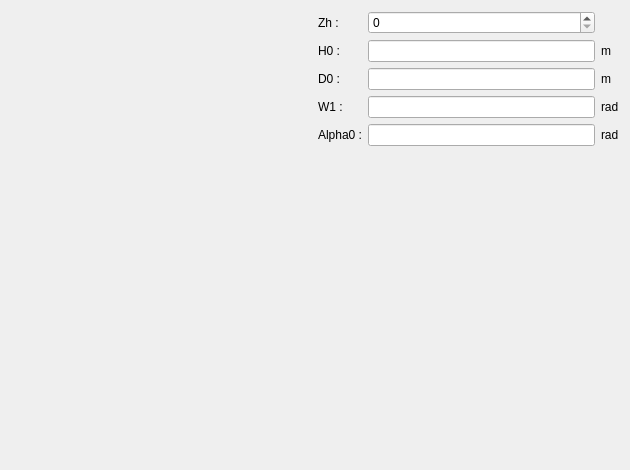
<?xml version="1.0" encoding="UTF-8"?>
<ui version="4.0">
 <class>PVentPolar</class>
 <widget class="QWidget" name="PVentPolar">
  <property name="geometry">
   <rect>
    <x>0</x>
    <y>0</y>
    <width>630</width>
    <height>470</height>
   </rect>
  </property>
  <property name="minimumSize">
   <size>
    <width>630</width>
    <height>470</height>
   </size>
  </property>
  <property name="maximumSize">
   <size>
    <width>16777215</width>
    <height>16777215</height>
   </size>
  </property>
  <property name="windowTitle">
   <string>Form</string>
  </property>
  <layout class="QHBoxLayout" name="horizontalLayout">
   <item>
    <layout class="QVBoxLayout" name="verticalLayout_2">
     <item>
      <widget class="QLabel" name="img_vent">
       <property name="sizePolicy">
        <sizepolicy hsizetype="Expanding" vsizetype="Expanding">
         <horstretch>0</horstretch>
         <verstretch>0</verstretch>
        </sizepolicy>
       </property>
       <property name="maximumSize">
        <size>
         <width>16777215</width>
         <height>16777215</height>
        </size>
       </property>
       <property name="text">
        <string/>
       </property>
       <property name="pixmap">
        <pixmap resource="../../../../../Resources/pyleecan.qrc">:/images/images/MachineSetup/LamParam/PolarVentDuct.png</pixmap>
       </property>
       <property name="scaledContents">
        <bool>true</bool>
       </property>
      </widget>
     </item>
    </layout>
   </item>
   <item>
    <layout class="QVBoxLayout" name="verticalLayout">
     <item>
      <layout class="QGridLayout" name="gridLayout">
       <item row="0" column="0">
        <widget class="QLabel" name="in_Zh">
         <property name="text">
          <string>Zh :</string>
         </property>
        </widget>
       </item>
       <item row="1" column="0">
        <widget class="QLabel" name="in_H0">
         <property name="text">
          <string>H0 :</string>
         </property>
        </widget>
       </item>
       <item row="1" column="1">
        <widget class="FloatEdit" name="lf_H0"/>
       </item>
       <item row="1" column="2">
        <widget class="QLabel" name="unit_H0">
         <property name="text">
          <string>m</string>
         </property>
        </widget>
       </item>
       <item row="2" column="0">
        <widget class="QLabel" name="in_D0">
         <property name="text">
          <string>D0 :</string>
         </property>
        </widget>
       </item>
       <item row="2" column="1">
        <widget class="FloatEdit" name="lf_D0"/>
       </item>
       <item row="2" column="2">
        <widget class="QLabel" name="unit_D0">
         <property name="text">
          <string>m</string>
         </property>
        </widget>
       </item>
       <item row="3" column="0">
        <widget class="QLabel" name="in_W1">
         <property name="text">
          <string>W1 :</string>
         </property>
        </widget>
       </item>
       <item row="3" column="1">
        <widget class="FloatEdit" name="lf_W1"/>
       </item>
       <item row="3" column="2">
        <widget class="QLabel" name="unit_W1">
         <property name="text">
          <string>rad</string>
         </property>
        </widget>
       </item>
       <item row="4" column="0">
        <widget class="QLabel" name="in_Alpha0">
         <property name="text">
          <string>Alpha0 :</string>
         </property>
        </widget>
       </item>
       <item row="4" column="1">
        <widget class="FloatEdit" name="lf_Alpha0"/>
       </item>
       <item row="4" column="2">
        <widget class="QLabel" name="unit_Alpha0">
         <property name="text">
          <string>rad</string>
         </property>
        </widget>
       </item>
       <item row="0" column="1">
        <widget class="QSpinBox" name="si_Zh"/>
       </item>
      </layout>
     </item>
     <item>
      <widget class="WVentOut" name="w_out" native="true"/>
     </item>
    </layout>
   </item>
  </layout>
 </widget>
 <customwidgets>
  <customwidget>
   <class>FloatEdit</class>
   <extends>QLineEdit</extends>
   <header>pyleecan.GUI/Tools/FloatEdit.h</header>
  </customwidget>
  <customwidget>
   <class>WVentOut</class>
   <extends>QWidget</extends>
   <header>pyleecan.GUI.Dialog.DMachineSetup.SLamParam.DAVDuct.WVentOut.WVentOut.h</header>
   <container>1</container>
  </customwidget>
 </customwidgets>
 <tabstops>
  <tabstop>lf_H0</tabstop>
  <tabstop>lf_D0</tabstop>
  <tabstop>lf_Alpha0</tabstop>
 </tabstops>
 <resources>
  <include location="../../../../../Resources/pyleecan.qrc"/>
  <include location="../../../../../Resources/pyleecan.qrc"/>
 </resources>
 <connections/>
</ui>
